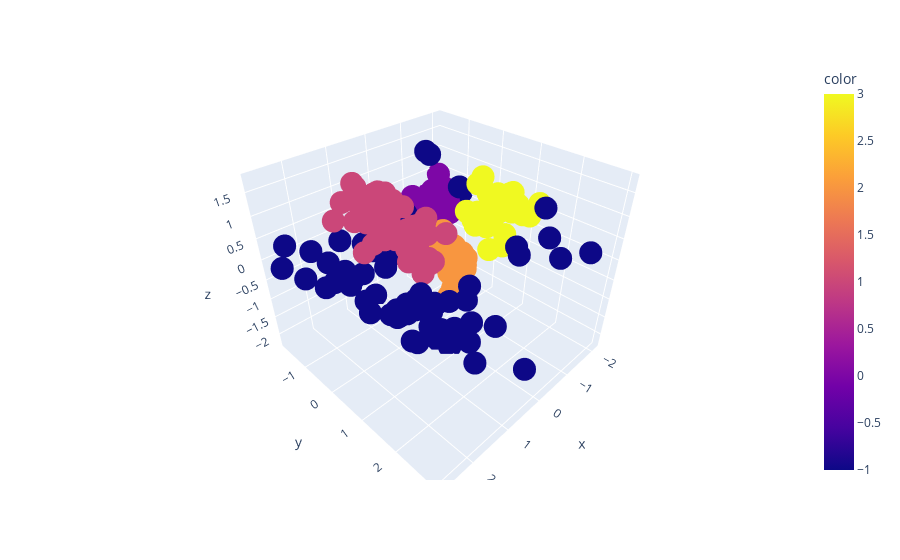

This figure's notebook cell:
### Code cell
fig = px.scatter_3d(x=df3['col1'],y=df3['col2'],z=df3['col3'],color=df3['label2'])
fig.show()

### Figure 1 — Plotly figure (JSON) as saved in the notebook; plotly's stock layout.template omitted (floating-point values rounded to 4 significant figures; data arrays with more than 128 entries replaced by an {"elided": "..."} marker saying what was removed)
{"data": [{"hovertemplate": "x=%{x}<br>y=%{y}<br>z=%{z}<br>color=%{marker.color}<extra></extra>", "legendgroup": "", "marker": {"color": {"elided": "200 int values"}, "coloraxis": "coloraxis", "symbol": "circle"}, "mode": "markers", "name": "", "scene": "scene", "showlegend": false, "type": "scatter3d", "x": {"elided": "200 float values"}, "y": {"elided": "200 float values"}, "z": {"elided": "200 float values"}}], "layout": {"coloraxis": {"colorbar": {"title": {"text": "color"}}, "colorscale": [[0, "#0d0887"], [0.1111, "#46039f"], [0.2222, "#7201a8"], [0.3333, "#9c179e"], [0.4444, "#bd3786"], [0.5556, "#d8576b"], [0.6667, "#ed7953"], [0.7778, "#fb9f3a"], [0.8889, "#fdca26"], [1, "#f0f921"]]}, "legend": {"tracegroupgap": 0}, "margin": {"t": 60}, "scene": {"domain": {"x": [0, 1], "y": [0, 1]}, "xaxis": {"title": {"text": "x"}}, "yaxis": {"title": {"text": "y"}}, "zaxis": {"title": {"text": "z"}}}}}
